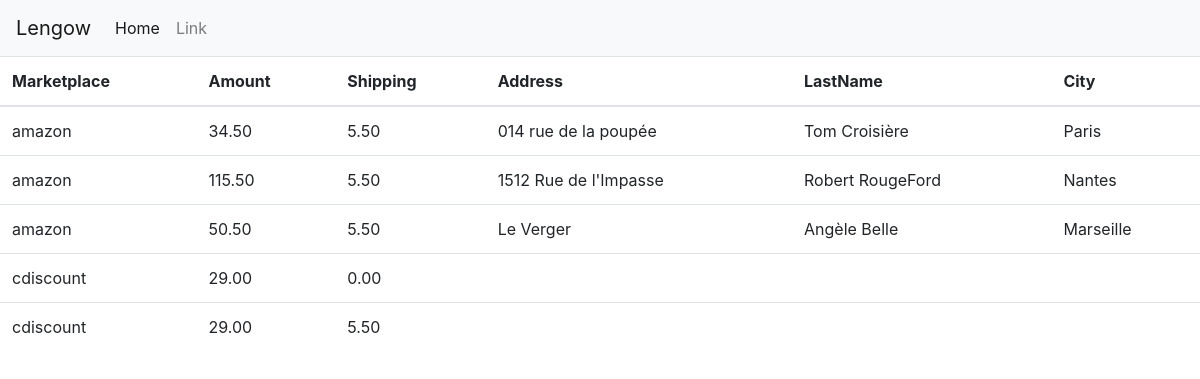
Screenshot of /orders/list_order/ with the database file from the repository.
### orders/models.py (models this page shows, shortened)
class Order(models.Model):
    marketplace = models.CharField(max_length=50)
    amount = models.DecimalField(max_digits=5, decimal_places=2)
    shipping = models.DecimalField(max_digits=5, decimal_places=2)
    address = models.CharField(max_length=100)
    last_name = models.CharField(max_length=50)
    city = models.CharField(max_length=50)

### orders/views.py (the view)
# urls.py: path('list_order/', views.get_orders, name ='list_order')
def get_orders(request):
    try:
        orders = Order.objects.all()
    except Order.DoesNotExist:
        return HttpResponse(status=404)
    return render(request, 'orders/list_orders.html', {'orders': orders})

### orders/templates/orders/list_orders.html (shortened to what this page needs)
{% extends 'orders/base.html' %}
{% block body %}
    {% include 'orders/navigation_bar.html' %}
    <table class="table">
        <thead>
        <tr>
            <th scope="col">Marketplace</th>
            <th scope="col">Amount</th>
            <th scope="col">Shipping</th>
            <th scope="col">Address</th>
            <th scope="col">LastName</th>
            <th scope="col">City</th>
        </tr>
        </thead>
        <tbody>
        {% for order in orders %}
            <tr>
                <td>{{ order.marketplace }}</td>
                <td>{{ order.amount }}</td>
                <td>{{ order.shipping }}</td>
                <td>{{ order.address }}</td>
                <td>{{ order.last_name }}</td>
                <td>{{ order.city }}</td>
            </tr>
        {% endfor %}
        </tbody>
    </table>
{% endblock body %}

### orders/templates/orders/base.html (shortened to what this page needs)
<!DOCTYPE html>
<html lang="en">
<head>
    <link rel="stylesheet" href="https://stackpath.bootstrapcdn.com/bootstrap/4.3.1/css/bootstrap.min.css">
</head>
<body>
    {% block body %}{% endblock %}
</body>
</html>

### orders/templates/orders/navigation_bar.html (shortened to what this page needs)
<nav class="navbar navbar-expand-lg navbar-light bg-light">
  <a class="navbar-brand" href="#">Lengow</a>
  <div class="collapse navbar-collapse" id="navbarSupportedContent">
    <ul class="navbar-nav mr-auto">
      <li class="nav-item active">
        <a class="nav-link" href="{% url 'list_order' %}">Home <span class="sr-only">(current)</span></a>
      </li>
      <li class="nav-item">
        <a class="nav-link" href="#">Link</a>
      </li>
    </ul>
  </div>
</nav>

### rows the page displays
Order: marketplace "amazon", amount "34.50", shipping "5.50", address "014 rue de la poupée", last_name "Tom Croisière", city "Paris"
Order: marketplace "amazon", amount "115.50", shipping "5.50", address "1512 Rue de l'Impasse", last_name "Robert RougeFord", city "Nantes"
Order: marketplace "amazon", amount "50.50", shipping "5.50", address "Le Verger", last_name "Angèle Belle", city "Marseille"
Order: marketplace "cdiscount", amount "29.00", shipping "0.00"
Order: marketplace "cdiscount", amount "29.00", shipping "5.50"
